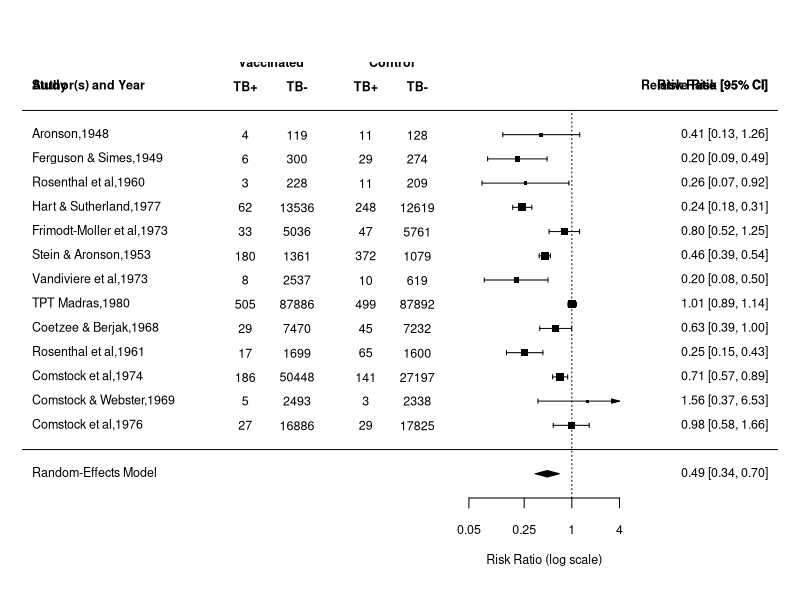
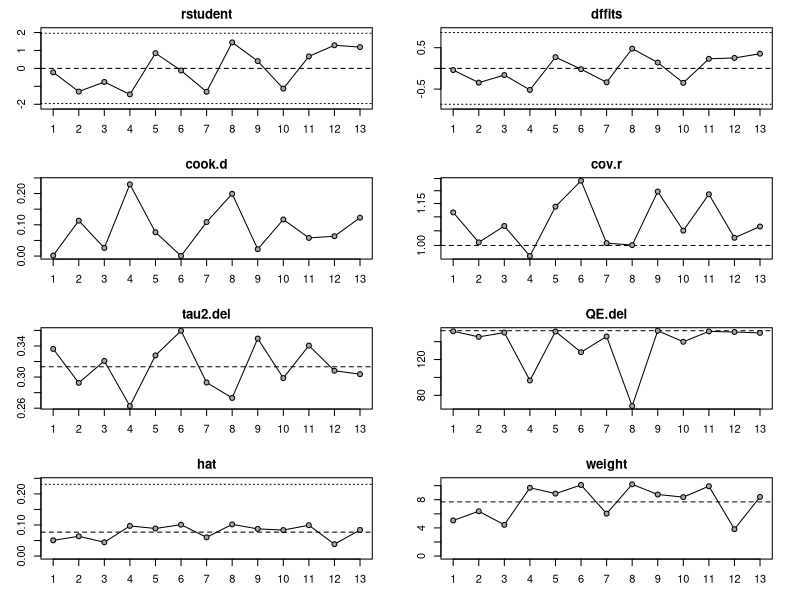
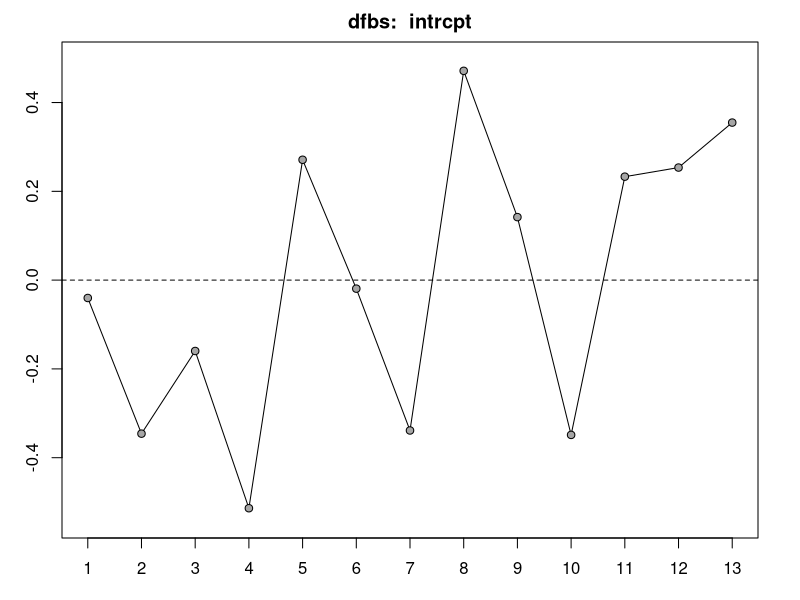

R code for these plots, in order: (Note: this script raises an error after producing the figures.)
#################################################################
# meta analysis poc
#
# Usage: nohup R --no-save < meta_analysis_poc.R
# OR
# R # then
# source("meta_analysis_poc.R")
#
# Installation:
# install.packages("metafor")
#
# Adapted from
# https://cran.r-project.org/web/packages/metafor/index.html
#
# More resources and tutorials at:
#    http://www.wvbauer.com/doku.php/presentations
#
#################################################################



############################################
# load library
############################################
library(metafor)


############################################
# load example data
############################################
data("dat.bcg", package="metafor")
print(dat.bcg, row.names=FALSE)

############################################
# calculate observed outcomes
############################################
dat <- escalc(measure = "RR", ai=tpos, bi=tneg, ci=cpos, di=cneg, data = dat.bcg, append = TRUE)

print(dat[,-c(4:7)], row.names=FALSE)


############################################
# fit random effects model
############################################
res <- rma(yi, vi, data = dat)
confint(res)
res


############################################
# forest plot
############################################
forest(res, slab = paste(dat$author, dat$year, sep = ","),
       xlim=c(-16,6), at = log(c(0.05, 0.25, 1, 4)),
       atransf = exp,
       ilab = cbind(dat$tpos, dat$tneg, dat$cpos, dat$cneg),
       ilab.xpos = c(-9.5, -8, -6, -4.5), cex = 0.75)
op <- par(cex = 0.75, font = 2)
text(c(-9.5, -8, -6, -4.5), 15, c("TB+", "TB-", "TB+", "TB-"))
text(c(-8.75, -5.25), 16, c("Vaccinated", "Control"))
text(-16, 15, "Author(s) and Year", pos = 4)
text(6, 15, "Relative Risk [95% CI]", pos = 2)
par(op)



############################################
# test residuals
############################################
rstudent(res)

inf <- influence(res)
inf
plot(inf, plotdfb=TRUE)


############################################
# cross validation (leave 1 one out)
############################################
res <- rma(yi, vi, data = dat)
leave1out(res, transf = exp, digits = 3)


############################################
# Q-Q plots
############################################
qqplot(res, main="Random effects model")


############################################
# regtest
############################################
regtest(res, model = "lm")


############################################
# funnel plot
############################################
rtf <- trimfill(res)
rtf
funnel(rtf)
